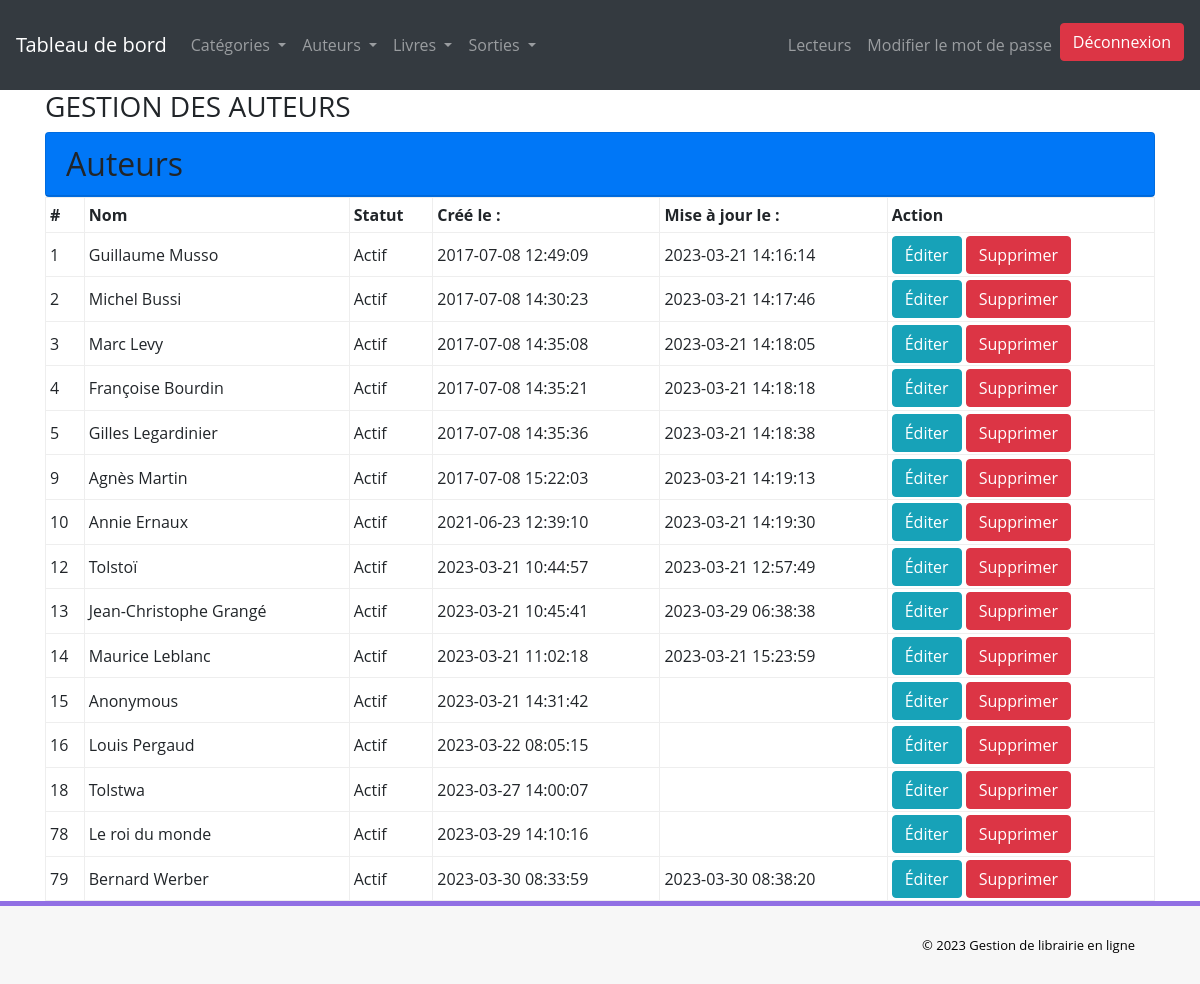
Screenshot of /admin/manage-authors.php (signed in) with the database file from the repository.
### tables this page shows
CREATE TABLE IF NOT EXISTS `tblauthors` (
  `id` int NOT NULL AUTO_INCREMENT,
  `AuthorName` varchar(159) DEFAULT NULL,
  `creationDate` timestamp NULL DEFAULT CURRENT_TIMESTAMP,
  `UpdationDate` timestamp NULL DEFAULT NULL ON UPDATE CURRENT_TIMESTAMP,
  `Status` int NOT NULL,
  PRIMARY KEY (`id`)
);

### admin/manage-authors.php (the view, shortened to what this page needs)
<?php
include('includes/config.php');
if(strlen($_SESSION['alogin'] == 0)){
      header('location:../adminlogin.php');
}else{
      $stmt = $dbh->query("SELECT * FROM tblauthors");
      $results = $stmt->fetchAll();
}
?>
<!DOCTYPE html>
<html lang="FR">
<head>
    <link rel="stylesheet" href="https://maxcdn.bootstrapcdn.com/bootstrap/4.0.0/css/bootstrap.min.css">
    <link href="assets/css/font-awesome.css" rel="stylesheet" />
    <link href="assets/css/style.css" rel="stylesheet" />
</head>
<body>
<?php include('includes/header.php');?>
<div class="container">
        <div class="row">
            <div class="col">
                <h3>GESTION DES AUTEURS</h3>
            </div>
        </div>
        <div class="row">
            <div class="w-100">
                <div class="container">
                    <div class="card bg-primary text-black">
                        <h2 class="card-header">Auteurs</h2>
                    </div>
                        <table class="w-100">
                              <thead>
                                    <tr>
                                    <th class="fa-border">#</th>
                                    <th class="fa-border">Nom</th>
                                    <th class="fa-border">Statut</th>
                                    <th class="fa-border">Créé le :</th>
                                    <th class="fa-border">Mise à jour le :</th>
                                    <th class="fa-border">Action</th>
                                    </tr>
                              </thead>
                              <tbody class="body">
                        <?php
                              foreach ($results as $result) { ?>
                              <tr>
                                    <td class="fa-border"><?= $result['id'] ?></td>
                                    <td class="fa-border"><?= $result['AuthorName'] ?></td>
                                    <td class="fa-border"><?= $result['Status'] == 0 ? "Inactif" : "Actif"; ?></td>
                                    <td class="fa-border"><?= $result['creationDate'] ?></td>
                                    <td class="fa-border"><?= $result['UpdationDate'] ?></td>
                                    <td class="fa-border"><a href="edit-author.php?edit=<?= $result['id'] ?>"><button name="edit" class="btn btn-info">Éditer</button></a>
                                    <a href="manage-authors.php?suppress=<?= $result['id'] ?>"><button type="submit" name="suppress" class="btn btn-danger">Supprimer</button></a></td>
                              </tr>
                              <?php } ?>
                              </tbody>
                        </table>
               </div>
            </div>
        </div>
</div>
<?php include('includes/footer.php');?>
</body>
</html>

### rows the page displays
tblauthors: id "1", AuthorName "Guillaume Musso", Status "Actif", creationDate "2017-07-08 12:49:09", UpdationDate "2023-03-21 14:16:14"
tblauthors: id "2", AuthorName "Michel Bussi", Status "Actif", creationDate "2017-07-08 14:30:23", UpdationDate "2023-03-21 14:17:46"
tblauthors: id "3", AuthorName "Marc Levy", Status "Actif", creationDate "2017-07-08 14:35:08", UpdationDate "2023-03-21 14:18:05"
tblauthors: id "4", AuthorName "Françoise Bourdin", Status "Actif", creationDate "2017-07-08 14:35:21", UpdationDate "2023-03-21 14:18:18"
tblauthors: id "5", AuthorName "Gilles Legardinier", Status "Actif", creationDate "2017-07-08 14:35:36", UpdationDate "2023-03-21 14:18:38"
tblauthors: id "9", AuthorName "Agnès Martin", Status "Actif", creationDate "2017-07-08 15:22:03", UpdationDate "2023-03-21 14:19:13"
tblauthors: id "10", AuthorName "Annie Ernaux", Status "Actif", creationDate "2021-06-23 12:39:10", UpdationDate "2023-03-21 14:19:30"
tblauthors: id "12", AuthorName "Tolstoï", Status "Actif", creationDate "2023-03-21 10:44:57", UpdationDate "2023-03-21 12:57:49"
tblauthors: id "13", AuthorName "Jean-Christophe Grangé", Status "Actif", creationDate "2023-03-21 10:45:41", UpdationDate "2023-03-29 06:38:38"
tblauthors: id "14", AuthorName "Maurice Leblanc", Status "Actif", creationDate "2023-03-21 11:02:18", UpdationDate "2023-03-21 15:23:59"
tblauthors: id "15", AuthorName "Anonymous", Status "Actif", creationDate "2023-03-21 14:31:42"
tblauthors: id "16", AuthorName "Louis Pergaud", Status "Actif", creationDate "2023-03-22 08:05:15"
tblauthors: id "18", AuthorName "Tolstwa", Status "Actif", creationDate "2023-03-27 14:00:07"
tblauthors: id "78", AuthorName "Le roi du monde", Status "Actif", creationDate "2023-03-29 14:10:16"
tblauthors: id "79", AuthorName "Bernard Werber", Status "Actif", creationDate "2023-03-30 08:33:59", UpdationDate "2023-03-30 08:38:20"
